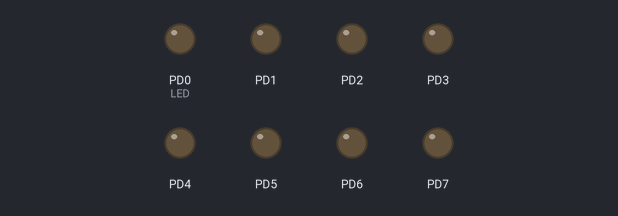
Recording of a program running on a simulated ATmega328P, built with avr-gcc and emulated at 16 MHz. On the bench: output pins drawn as LEDs (lit = HIGH).

Above: at 2.5 s.
Timing chart, 0 to 5.2 s (numbered marks = the images above):
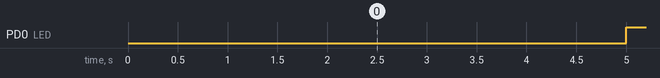

The program:

main.c
```c
/*
 * Praktikum3.c
 *
 * Created: 22.10.2023 13:01:03
 * Author : Fabian
 */


#define F_CPU 16000000UL // Taktrate des Controllers
#include <avr/io.h> //IO ports
#include <avr/interrupt.h> // interrupts

volatile uint32_t systemClk =0;
#define LED PIND0 // Led ausgang für lesbarkeit

/*
Help:
volatile -> nicht optimieren oder ändern

^= -> XOR
&= -> AND
|= -> OR
~ -> NOT

*/

void init(){
	DDRD= 0xff;		// Ports D als ausgang
	PORTD=0x00;

	TCCR0A = (1 << WGM01);						//  CTC Modus (Clear Timer on Compare Match)
	TCCR0B |= (1 << CS01) | (1 << CS00);		// Prescale 64
	OCR0A = 249;								// if (OCR0A == Timer) -> Interupt
	TIMSK0 = (1 << OCIE0A);						// Interrupt timer anschalten
	sei();
}

ISR(TIMER0_COMPA_vect)
{
	systemClk++;										//Timer-Counter
}

void waitFor(uint32_t ms)
{
	uint32_t ziel = systemClk + ms; //Zielpunkt auf den wir warten

	if(ziel < systemClk)	// Wenn ein overflow bei Ziel passiert ist
	{
		systemClk=0;		//CLk reset
		while(systemClk<ms)
		{}
	}
	while(systemClk < ziel) // Warte solange bis die CLK größer der Zielzeit ist
	{}
}

void waitUntil(uint32_t ms)
{
	while (systemClk <=ms) // Wait until Clk ist größer/gleich ms
	{
	}

}
int main(void)
{
	init();

	waitUntil(5000); // Warte 5sekunden
	PORTD |= (1<<LED); // danach led an
    /* Replace with your application code */
    while (1)
    {
		waitFor(2000); // Warte 2 sekunden
		PORTD ^= (1<<LED); // blinke blinke
    }
}

/* Aufgaben
a) Oben im Hilfe text
b) 4,294,967,295 (2^32-1) = 49,7 Tage
c) Overflow abfrage
d) Größeren Datentyp also bsp: uint64_t oder prescaler größer wählen
*/
```

Measured:
- by itself, PD0 (LED): alternates HIGH for 2.0 s and LOW for 2.0 s
- by itself, everything shown: repeats every 8.0 s, in 4 steps
